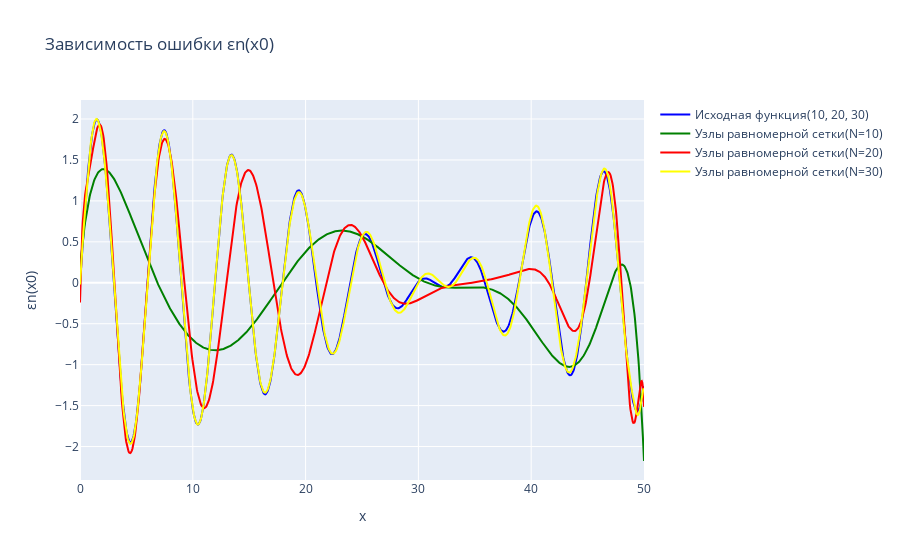
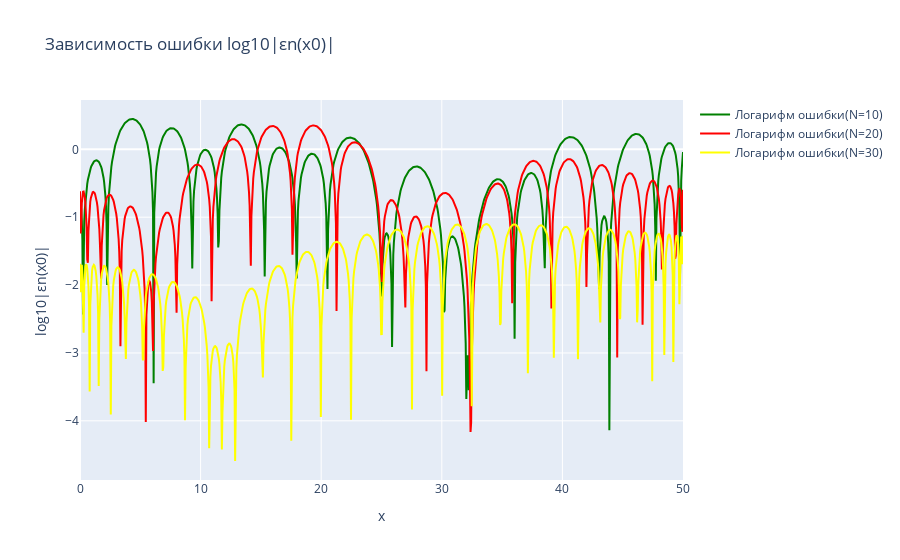

These figures' notebook cell, in order:
### Code cell
make_plot_chebyshev((10,20,30))

### Figure 1 — Plotly figure (JSON) as saved in the notebook; plotly's stock layout.template omitted (floating-point values rounded to 4 significant figures; data arrays with more than 128 entries replaced by an {"elided": "..."} marker saying what was removed)
{"data": [{"line": {"color": "blue", "width": 2}, "mode": "lines", "name": "Исходная функция(10, 20, 30)", "type": "scatter", "x": {"elided": "1000 float values"}, "y": {"elided": "1000 float values"}}, {"line": {"color": "green", "width": 2}, "mode": "lines", "name": "Узлы равномерной сетки(N=10)", "type": "scatter", "x": {"elided": "1000 float values"}, "y": {"elided": "1000 float values"}}, {"line": {"color": "red", "width": 2}, "mode": "lines", "name": "Узлы равномерной сетки(N=20)", "type": "scatter", "x": {"elided": "1000 float values"}, "y": {"elided": "1000 float values"}}, {"line": {"color": "yellow", "width": 2}, "mode": "lines", "name": "Узлы равномерной сетки(N=30)", "type": "scatter", "x": {"elided": "1000 float values"}, "y": {"elided": "1000 float values"}}], "layout": {"title": {"text": "Зависимость ошибки εn(x0)"}, "xaxis": {"title": {"text": "x"}}, "yaxis": {"title": {"text": "εn(x0)"}}}}

### Figure 2 — Plotly figure (JSON) as saved in the notebook; plotly's stock layout.template omitted (floating-point values rounded to 4 significant figures; data arrays with more than 128 entries replaced by an {"elided": "..."} marker saying what was removed)
{"data": [{"line": {"color": "green", "width": 2}, "mode": "lines", "name": "Логарифм ошибки(N=10)", "type": "scatter", "x": {"elided": "1000 float values"}, "y": {"elided": "1000 float values"}}, {"line": {"color": "red", "width": 2}, "mode": "lines", "name": "Логарифм ошибки(N=20)", "type": "scatter", "x": {"elided": "1000 float values"}, "y": {"elided": "1000 float values"}}, {"line": {"color": "yellow", "width": 2}, "mode": "lines", "name": "Логарифм ошибки(N=30)", "type": "scatter", "x": {"elided": "1000 float values"}, "y": {"elided": "1000 float values"}}], "layout": {"title": {"text": "Зависимость ошибки log10|εn(x0)|"}, "xaxis": {"title": {"text": "x"}}, "yaxis": {"title": {"text": "log10|εn(x0)|"}}}}
